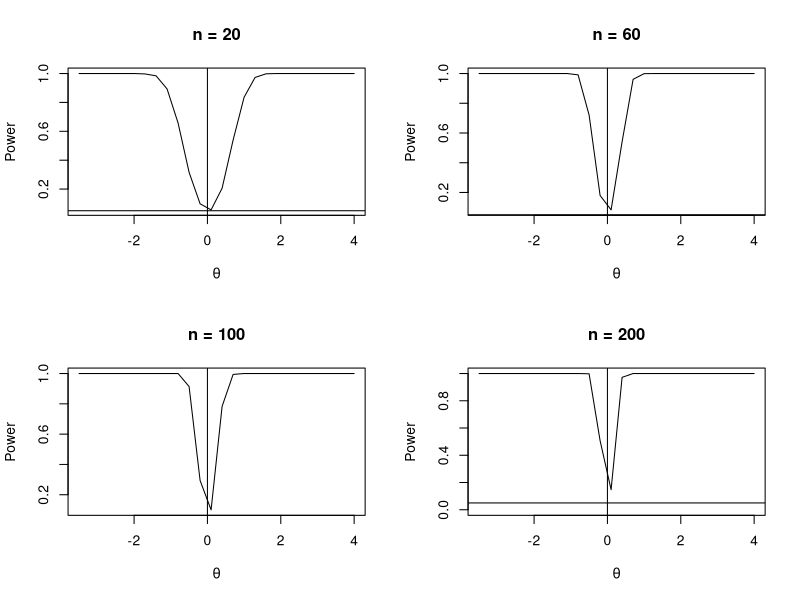

Source code (R):
m <- 1000            #number of replicas
mu_verd <- 0       #true value of the population parameter
sigma <- 1           #variance parameter of the population
mu_test <- c(seq(-3.5, 4, .3))    #test values
M <- length(mu_test)              #number of Monte Carlo replicas
power <- numeric(M)               #vector to storage the empirical power of the test
nobs <- c(20, 60, 100, 200)        #sampling size
power_nobs <- matrix(0,length(nobs),M)  #matrix to storage the empirical power of the test for each size n
c <- 1
for(j in nobs) {
  for (i in 1:M) {
    mu <- mu_test[i]
    p_value <- replicate(m, expr = {
      x <- rnorm(j, mu_verd, sigma)
      y <- rnorm(j, mu, sigma)
      w_test <- wilcox.test(x, y, paired = T, alternative = "two.sided")
      w_test$p.value})
    power[i] <- mean(p_value <= 0.05)
  }
  power_nobs[c,] <- power
  c = c+1
}

par(mfrow=c(2,2))
plot(mu_test, power_nobs[1,], type = "l", xlab = bquote(theta), ylab = "Power", main = "n = 20")
abline(v = mu_verd, lty = 1)
abline(h = .05, lty = 1)
plot(mu_test, power_nobs[2,], type = "l", xlab = bquote(theta), ylab = "Power", main = "n = 60")
abline(v = mu_verd, lty = 1)
abline(h = .05, lty = 1)
plot(mu_test, power_nobs[3,], type = "l", xlab = bquote(theta), ylab = "Power", main = "n = 100")
abline(v = mu_verd, lty = 1)
abline(h = .05, lty = 1)
plot(mu_test, power_nobs[4,], type = "l", xlab = bquote(theta), ylab = "Power", main = "n = 200", ylim = c(-.001, 1))
abline(v = mu_verd, lty = 1)
abline(h = .05, lty = 1)
